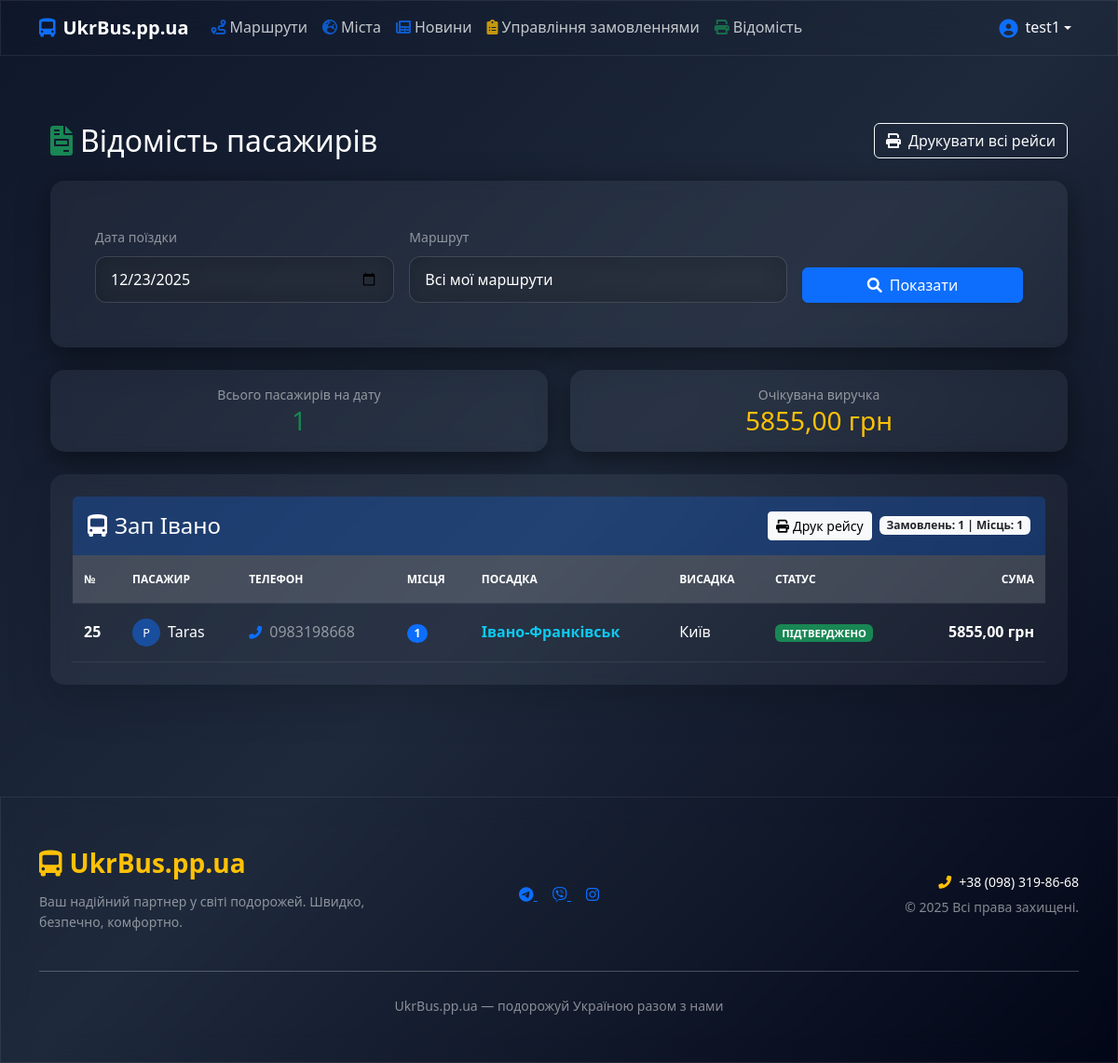
Page /booking/manifest/?date=2025-12-23 (signed in) on the committed database.
### accounts/models.py (models this page shows, shortened)
class User(AbstractUser):
    username = models.CharField(
        max_length=255,
        unique=True,
        help_text="Будь-яка комбінація символів",
    )
    is_passenger = models.BooleanField(default=False, verbose_name="Пасажир")
    is_carrier = models.BooleanField(default=False, verbose_name="Перевізник")

class PassengerProfile(models.Model):
    user = models.OneToOneField(User, on_delete=models.CASCADE, related_name='passenger_profile')
    phone = models.CharField(max_length=20, verbose_name="Телефон")

### trips/models.py (models this page shows, shortened)
class Route(models.Model):
    carrier = models.ForeignKey(settings.AUTH_USER_MODEL, on_delete=models.CASCADE, related_name='routes',
                                verbose_name="Перевізник")
    title = models.CharField(max_length=255, verbose_name="Назва маршруту")
    is_active = models.BooleanField(default=True, verbose_name="Активний")
    top_until = models.DateTimeField(null=True, blank=True, verbose_name="ТОП діє до")
    is_passenger = models.BooleanField(
        default=True,
        verbose_name="Пасажирські перевезення",
        help_text="Чи доступне бронювання місць для пасажирів"
    )
    is_parcel = models.BooleanField(
        default=True,
        verbose_name="Доставка посилок",
        help_text="Чи приймає цей маршрут посилки для передачі"
    )
    min_trip_price = models.DecimalField(max_digits=10, decimal_places=2, default=0,
                                         verbose_name="Мінімальна ціна поїздки")
    price_per_km = models.DecimalField(max_digits=10, decimal_places=2, default=0, verbose_name="Ціна за 1 км")
    min_parcel_price = models.DecimalField(max_digits=10, decimal_places=2, default=0,
                                           verbose_name="Мінімальна ціна посилки")
    price_per_kg = models.DecimalField(max_digits=10, decimal_places=2, default=0, verbose_name="Ціна за 1 кг")
    class Meta:
        verbose_name = "Маршрут"
        verbose_name_plural = "Маршрути"
        ordering = ['-top_until', '-id']

### booking/models.py (models this page shows, shortened)
class Booking(models.Model):
    STATUS_CHOICES = [
        ('pending', 'Очікує підтвердження'),
        ('confirmed', 'Підтверджено'),
        ('cancelled', 'Скасовано'),
    ]
    passenger = models.ForeignKey(settings.AUTH_USER_MODEL, on_delete=models.CASCADE, related_name='bookings')
    route = models.ForeignKey(Route, on_delete=models.CASCADE, related_name='bookings')
    trip_date = models.DateField(verbose_name="Дата поїздки")
    seats_count = models.PositiveIntegerField(default=1, verbose_name="Кількість місць")
    status = models.CharField(max_length=20, choices=STATUS_CHOICES, default='pending')
    created_at = models.DateTimeField(auto_now_add=True)
    departure_point = models.CharField(max_length=100, verbose_name="Місце посадки")
    arrival_point = models.CharField(max_length=100, verbose_name="Місце висадки")
    total_price = models.DecimalField(
        max_digits=10,
        decimal_places=2,
        default=0.00,
        verbose_name="Загальна вартість"
    )

### booking/views.py (the view)
# urls.py: path('manifest/', PassengerManifestView.as_view(), name='passenger_manifest'),
class PassengerManifestView(LoginRequiredMixin, ListView):
    model = Booking
    template_name = 'booking/passenger_manifest.html'
    context_object_name = 'bookings'
    def get_queryset(self):
        date_str = self.request.GET.get('date')
        route_id = self.request.GET.get('route')
        if not date_str:
            return Booking.objects.none()
        try:
            target_date = datetime.strptime(date_str, '%Y-%m-%d').date()
            queryset = Booking.objects.filter(
                trip_date=target_date,
                route__carrier=self.request.user
            ).exclude(status='cancelled').select_related(
                'passenger', 'route', 'passenger__passenger_profile'
            )
            if route_id and route_id.strip():
                queryset = queryset.filter(route_id=int(route_id))
            dep_order_subquery = RouteStop.objects.filter(
                route=OuterRef('route'),
                city__name__icontains=OuterRef('departure_point')
            ).values('order')[:1]
            return queryset.annotate(
                dep_order=Subquery(dep_order_subquery)
            ).order_by('route__id', 'dep_order', 'departure_point')
        except (ValueError, TypeError):
            return Booking.objects.none()
    def get_context_data(self, **kwargs):
        context = super().get_context_data(**kwargs)
        context['my_routes'] = Route.objects.filter(carrier=self.request.user)
        context['selected_date'] = self.request.GET.get('date', '')
        qs = self.get_queryset()
        grouped = {}
        total_seats_sum = 0
        total_bookings_sum = 0
        total_money_sum = 0
        for b in qs:
            if b.route not in grouped:
                grouped[b.route] = {
                    'list': [],
                    'total_seats': 0,
                    'total_bookings': 0  # Кількість замовлень для кожного маршруту окремо
                }
            grouped[b.route]['list'].append(b)
            grouped[b.route]['total_seats'] += b.seats_count
            grouped[b.route]['total_bookings'] += 1
            total_seats_sum += b.seats_count
            total_bookings_sum += 1
            total_money_sum += b.total_price
        context['grouped_manifest'] = grouped
        context['total_seats'] = total_seats_sum
        context['total_bookings'] = total_bookings_sum
        context['total_money'] = total_money_sum
        return context

### templates/booking/passenger_manifest.html (shortened to what this page needs)
{% extends "base.html" %}
{% load static %}
{% block content %}
<div class="container py-4">
    <div class="d-flex justify-content-between align-items-center mb-4">
        <h2 class="text-white shadow-text mb-0">
            <i class="fas fa-file-invoice me-2 text-success"></i>Відомість пасажирів
        </h2>
        <button onclick="window.print();" class="btn btn-outline-light shadow-sm no-print">
            <i class="fas fa-print me-2"></i>Друкувати всі рейси
        </button>
    </div>
    <div class="card glass-card border-0 mb-4 no-print">
        <div class="card-body p-4">
            <form method="get" class="row g-3 align-items-end">
                <div class="col-md-4">
                    <label class="form-label text-white-50 small">Дата поїздки</label>
                    <input type="date" name="date" class="form-control glass-input text-white"
                           value="{{ selected_date|default:'' }}" required>
                </div>
                <div class="col-md-5">
                    <label class="form-label text-white-50 small">Маршрут</label>
                    <select name="route" class="form-select glass-input text-white">
                        <option value="">Всі мої маршрути</option>
                    </select>
                </div>
                <div class="col-md-3">
                    <button type="submit" class="btn btn-primary w-100 shadow-sm">
                        <i class="fas fa-search me-2"></i>Показати
                    </button>
                </div>
            </form>
        </div>
    </div>
    {% if grouped_manifest %}
        <div class="row mb-4 no-print">
            <div class="col-md-6">
                <div class="glass-card p-3 text-center border-0">
                    <p class="text-white-50 mb-0 small">Всього пасажирів на дату</p>
                    <h3 class="text-success mb-0">{{ total_seats }}</h3>
                </div>
            </div>
            <div class="col-md-6">
                <div class="glass-card p-3 text-center border-0">
                    <p class="text-white-50 mb-0 small">Очікувана виручка</p>
                    <h3 class="text-warning mb-0">{{ total_money }} грн</h3>
                </div>
            </div>
        </div>
        {% for route, data in grouped_manifest.items %}
            <div class="card glass-card border-0 mb-5 overflow-hidden shadow-lg print-section" id="route-{{ route.id }}">
                <div class="card-header bg-primary bg-opacity-25 border-0 p-3">
                    <div class="d-flex justify-content-between align-items-center">
                        <h4 class="text-white mb-0">
                            <i class="fas fa-bus-alt me-2"></i>{{ route.title }}
                        </h4>
                        <div class="d-flex gap-2 align-items-center">
                            <button onclick="printSingleRoute('route-{{ route.id }}')" class="btn btn-sm btn-light no-print" aria-label="Друк рейсу {{ route.title }}">
                                <i class="fas fa-print me-1"></i>Друк рейсу
                            </button>
                            <span class="badge bg-light text-dark">
                                Замовлень: {{ data.total_bookings }} | Місць: {{ data.total_seats }}
                            </span>
                        </div>
                    </div>
                </div>
                <div class="table-responsive">
                    <table class="table table-hover text-white align-middle mb-0">
                        <thead class="bg-white bg-opacity-10 small text-uppercase fw-bold">
                            <tr>
                                <th class="ps-4">№</th>
                                <th class="ps-4">Пасажир</th>
                                <th>Телефон</th>
                                <th>Місця</th>
                                <th>Посадка</th>
                                <th>Висадка</th>
                                <th>Статус</th>
                                <th class="pe-4 text-end">Сума</th>
                            </tr>
                        </thead>
                        <tbody>
                            {% for b in data.list %}
                            <tr class="border-bottom border-white border-opacity-10">
                                <td class="fw-bold text-primary">{{ b.id }}</td>
                                <td class="ps-4">
                                    <div class="d-flex align-items-center">
                                        <div class="avatar-sm me-2 bg-primary bg-opacity-50 rounded-circle text-center no-print" style="width: 30px; line-height: 30px; font-size: 0.8rem;">
                                            {{ b.passenger.username|slice:":1"|upper }}
                                        </div>
                                        <span>{{ b.passenger.get_full_name|default:b.passenger.username }}</span>
                                    </div>
                                </td>
                                <td>
                                    {% if b.passenger.passenger_profile and b.passenger.passenger_profile.phone %}
                                    <a href="tel:{{ b.passenger.passenger_profile.phone }}" class="text-white-50 text-decoration-none">
                                        <i class="fas fa-phone-alt me-1 small text-primary no-print" aria-hidden="true"></i>
                                        {{ b.passenger.passenger_profile.phone }}
                                    </a>
                                    {% else %}
                                    <span class="text-white-50">—</span>
                                    {% endif %}
                                </td>
                                <td><span class="badge rounded-pill bg-primary">{{ b.seats_count }}</span></td>
                                <td><span class="text-info fw-bold">{{ b.departure_point }}</span></td>
                                <td>{{ b.arrival_point }}</td>
                                <td>
                                    {% if b.status == 'confirmed' %}
                                        <span class="badge bg-success text-uppercase" style="font-size: 0.7rem;">Підтверджено</span>
                                    {% elif b.status == 'pending' %}
                                        <span class="badge bg-warning text-dark text-uppercase" style="font-size: 0.7rem;">Очікує</span>
                                    {% else %}
                                        <span class="badge bg-secondary text-uppercase" style="font-size: 0.7rem;">{{ b.get_status_display }}</span>
                                    {% endif %}
                                </td>
                                <td class="pe-4 text-end fw-bold text-warning">{{ b.total_price }} грн</td>
                            </tr>
                            {% endfor %}
                        </tbody>
                    </table>
                </div>
            </div>
        {% endfor %}
    {% endif %}
</div>
{% endblock %}

### templates/includes/_navbar.html (shortened to what this page needs)
<nav class="navbar navbar-expand-lg navbar-dark glass-nav sticky-top">
    <div class="container">
        <a class="navbar-brand fw-bold shadow-text" href="/">
            <i class="fas fa-bus-alt me-2 text-primary"></i>UkrBus.pp.ua
        </a>
        <div class="collapse navbar-collapse" id="navbarNav">
            <ul class="navbar-nav me-auto mb-2 mb-lg-0">
                <li class="nav-item">
                    <a class="nav-link text-white opacity-75" href="{% url 'booking_route_list' %}">
                        <i class="fas fa-route me-1 text-primary"></i>Маршрути
                    </a>
                </li>
                <li class="nav-item">
<a class="nav-link text-white opacity-75" href="{% url 'city:city_list' %}">
    <i class="fas fa-globe-europe me-1 text-primary"></i>Міста
</a>
                </li>
                <li class="nav-item">
    <a class="nav-link text-white opacity-75" href="{% url 'news:news_list' %}">
        <i class="fas fa-newspaper me-1 text-primary"></i>Новини
    </a>
</li>
                {% if user.is_authenticated %}
                    {% if user.is_carrier %}
                        <li class="nav-item">
                            <a class="nav-link text-white opacity-75" href="{% url 'carrier-bookings' %}">
                                <i class="fas fa-clipboard-list me-1 text-warning"></i>Управління замовленнями
                            </a>
                        </li><li class="nav-item">
        <a class="nav-link text-white opacity-75" href="{% url 'passenger_manifest' %}?date={{ now|date:'Y-m-d' }}">
            <i class="fas fa-print me-1 text-success"></i>Відомість
        </a>
    </li>
                    {% else %}
                        <li class="nav-item">
                            <a class="nav-link text-white opacity-75" href="{% url 'passenger-bookings' %}">
                                <i class="fas fa-ticket-alt me-1 text-info"></i>Мої поїздки
                            </a>
                        </li>
                    {% endif %}
                {% endif %}
            </ul>
            <ul class="navbar-nav ms-auto align-items-center">
                {% if user.is_authenticated %}
                    <li class="nav-item dropdown">
                        <a class="nav-link dropdown-toggle text-light fw-medium d-flex align-items-center"
                           href="#" id="userDropdown" role="button" data-bs-toggle="dropdown" aria-expanded="false">
                            <i class="fas fa-user-circle fa-lg me-2 text-primary"></i>
                            {{ user.username }}
                        </a>
                    </li>
                {% endif %}
            </ul>
        </div>
    </div>
</nav>

### rows in the picture
User: username "test1"
Route: title "Зап Івано", total_bookings "1", total_seats "1"
Booking: id "25", passenger.username "P", passenger.get_full_name "Taras", passenger.passenger_profile.phone "0983198668", seats_count "1", departure_point "Івано-Франківськ", arrival_point "Київ", status "ПІДТВЕРДЖЕНО", total_price "5855,00"

### other values in the picture
{{ total_seats }} "1"
{{ total_money }} "5855,00"
